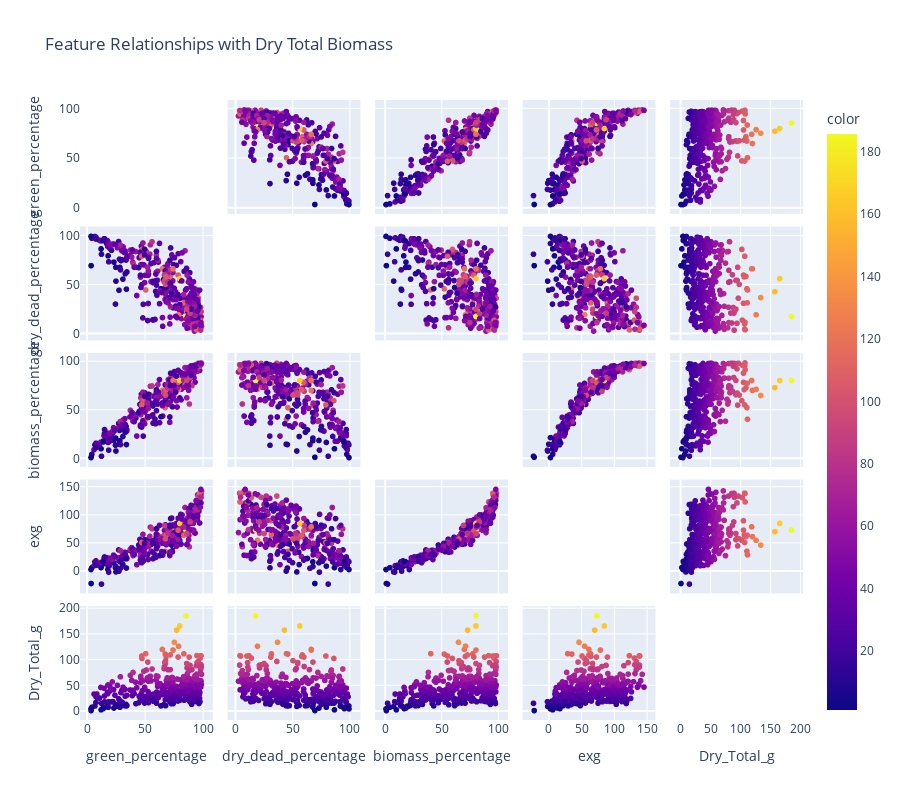

Source (notebook cell):
### Code cell
# %% [markdown]
# ## 11. Visualize Feature Relationships

# %%
# Create interactive visualization of feature relationships
import plotly.express as px

# Select key features for visualization
key_features_for_viz = [
    'green_percentage',
    'dry_dead_percentage',
    'biomass_percentage',
    'exg',
    'entropy',
    'vegetation_vigor_norm',
    'biomass_density_index'
]

# Create scatter plot matrix
fig = px.scatter_matrix(
    pd.concat([X_enhanced[key_features_for_viz], y], axis=1),
    dimensions=key_features_for_viz[:4] + ['Dry_Total_g'],
    color=y['Dry_Total_g'],
    title="Feature Relationships with Dry Total Biomass",
    height=800
)

fig.update_traces(diagonal_visible=False)
fig.show()

# Create correlation heatmap for enhanced features
plt.figure(figsize=(14, 10))
corr_matrix_enhanced = pd.concat([X_enhanced[key_features_for_viz], y], axis=1).corr()

mask = np.triu(np.ones_like(corr_matrix_enhanced, dtype=bool))
sns.heatmap(corr_matrix_enhanced, mask=mask, annot=True, cmap='coolwarm', 
            center=0, fmt='.2f', linewidths=0.5, square=True)
plt.title('Correlation Matrix: Enhanced Features and Targets')

### Figure 1 — Plotly figure (JSON) as saved in the notebook; plotly's stock layout.template omitted (floating-point values rounded to 4 significant figures; data arrays with more than 128 entries replaced by an {"elided": "..."} marker saying what was removed)
{"data": [{"diagonal": {"visible": false}, "dimensions": [{"axis": {"matches": true}, "label": "green_percentage", "values": {"elided": "351 float values"}}, {"axis": {"matches": true}, "label": "dry_dead_percentage", "values": {"elided": "351 float values"}}, {"axis": {"matches": true}, "label": "biomass_percentage", "values": {"elided": "351 float values"}}, {"axis": {"matches": true}, "label": "exg", "values": {"elided": "351 float values"}}, {"axis": {"matches": true}, "label": "Dry_Total_g", "values": {"elided": "351 float values"}}], "hovertemplate": "%{xaxis.title.text}=%{x}<br>%{yaxis.title.text}=%{y}<br>color=%{marker.color}<extra></extra>", "legendgroup": "", "marker": {"color": {"elided": "351 float values"}, "coloraxis": "coloraxis", "symbol": "circle"}, "name": "", "showlegend": false, "type": "splom"}], "layout": {"coloraxis": {"colorbar": {"title": {"text": "color"}}, "colorscale": [[0, "#0d0887"], [0.1111, "#46039f"], [0.2222, "#7201a8"], [0.3333, "#9c179e"], [0.4444, "#bd3786"], [0.5556, "#d8576b"], [0.6667, "#ed7953"], [0.7778, "#fb9f3a"], [0.8889, "#fdca26"], [1, "#f0f921"]]}, "dragmode": "select", "height": 800, "legend": {"tracegroupgap": 0}, "title": {"text": "Feature Relationships with Dry Total Biomass"}}}
